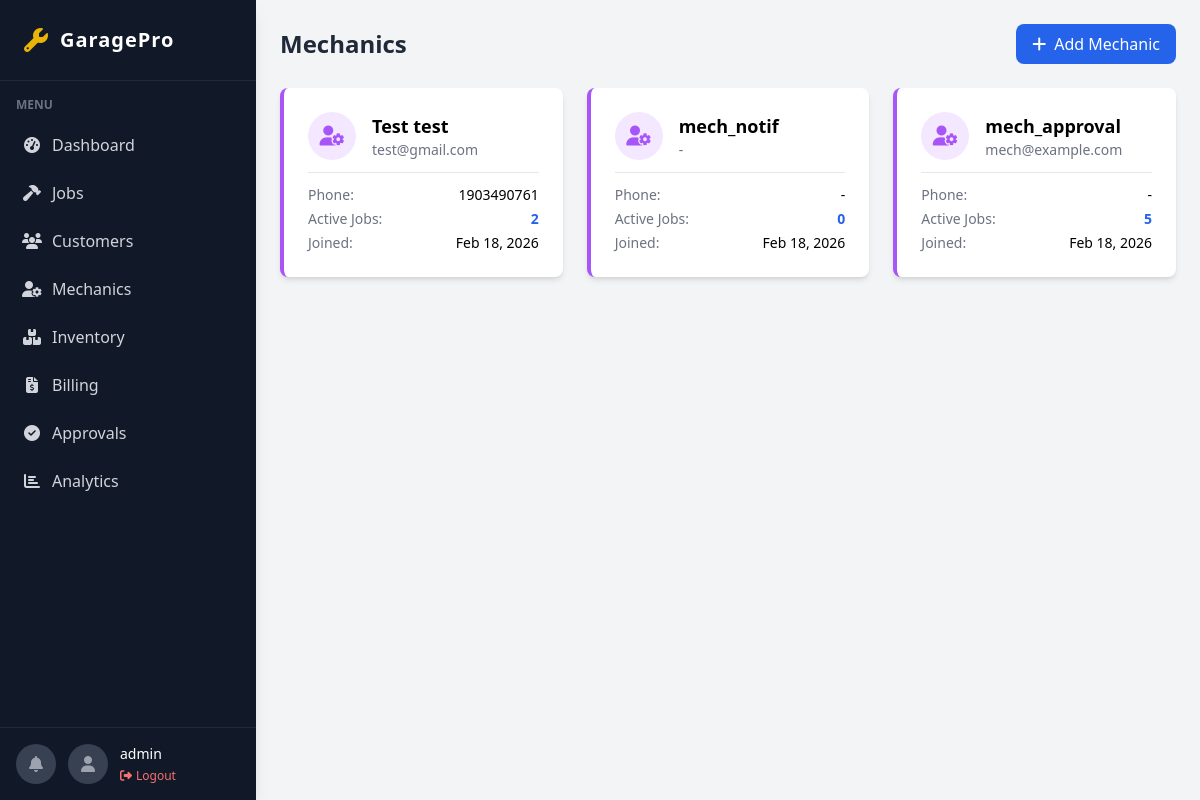
The app's page /admin-panel/mechanics/ (signed in) with its own data.
### accounts/models.py (models this page shows, shortened)
class User(AbstractUser, TimeStampedModel):
    ROLE_CHOICES = [
        ('ADMIN', 'Admin'),
        ('MANAGER', 'Manager'),
        ('MECHANIC', 'Mechanic'),
        ('CUSTOMER', 'Customer'),
    ]
    role = models.CharField(max_length=20, choices=ROLE_CHOICES)
    phone = models.CharField(max_length=20, blank=True)

### core/views.py (the view)
# urls.py: path('admin-panel/mechanics/', views.admin_mechanics_list, name='admin_mechanics_list'),
@admin_required
def admin_mechanics_list(request):
    mechanics = User.objects.filter(role='MECHANIC')
    for m in mechanics:
        m.active_jobs = ServiceJob.objects.filter(assigned_mechanic=m, status__in=['DIAGNOSING', 'IN_PROGRESS']).count()
    return render(request, 'admin_portal/mechanics_list.html', {'mechanics': mechanics})

### notifications/context_processors.py (called while the page is built)
def user_notifications(request):
    if request.user.is_authenticated:
        unread_count = request.user.notifications.filter(is_read=False).count()
        latest_notifications = request.user.notifications.all()[:5]
        return {
            'unread_notifications_count': unread_count,
            'latest_notifications': latest_notifications
        }
    return {}

### templates/admin_portal/mechanics_list.html (shortened to what this page needs)
{% extends 'base.html' %}
{% block content %}
<div class="mb-6 flex justify-between items-center">
    <h1 class="text-2xl font-bold text-gray-800">Mechanics</h1>
    <a href="{% url 'admin_mechanic_create' %}"
        class="bg-blue-600 text-white px-4 py-2 rounded-lg hover:bg-blue-700 transition"><i
            class="fas fa-plus mr-2"></i>Add Mechanic</a>
</div>
<div class="grid grid-cols-1 md:grid-cols-2 lg:grid-cols-3 gap-6">
    {% for m in mechanics %}
    <div class="bg-white rounded-lg shadow-md p-6 border-l-4 border-purple-500">
        <div class="flex items-center gap-4 mb-3">
            <div class="w-12 h-12 rounded-full bg-purple-100 flex items-center justify-center"><i
                    class="fas fa-user-cog text-purple-500 text-xl"></i></div>
            <div>
                <div class="font-bold text-lg">{{ m.get_full_name|default:m.username }}</div>
                <div class="text-gray-500 text-sm">{{ m.email|default:"-" }}</div>
            </div>
        </div>
        <div class="border-t pt-3 space-y-1 text-sm">
            <div class="flex justify-between"><span class="text-gray-500">Phone:</span> <span>{{ m.phone|default:"-" }}</span></div>
            <div class="flex justify-between"><span class="text-gray-500">Active Jobs:</span> <span
                    class="font-bold text-blue-600">{{ m.active_jobs }}</span></div>
            <div class="flex justify-between"><span class="text-gray-500">Joined:</span> <span>{{ m.date_joined|date:"M d, Y" }}</span></div>
        </div>
    </div>
    {% empty %}
    <div class="col-span-3 text-center py-12 text-gray-500">No mechanics found. <a
            href="{% url 'admin_mechanic_create' %}" class="text-blue-600 hover:underline">Add one</a>.</div>
    {% endfor %}
</div>
{% endblock %}

### templates/base.html (shortened to what this page needs)
<!DOCTYPE html>
<html lang="en">
<head>
    <script src="https://cdn.tailwindcss.com"></script>
    <link rel="stylesheet" href="https://cdnjs.cloudflare.com/ajax/libs/font-awesome/6.4.0/css/all.min.css">
</head>
<body class="bg-gray-100 font-sans leading-normal tracking-normal">
    <div class="flex h-screen overflow-hidden">
        <aside class="w-64 bg-gray-900 text-white hidden md:flex flex-col shadow-lg z-20">
            <div class="p-6 border-b border-gray-800">
                <a href="/" class="flex items-center gap-3">
                    <i class="fas fa-wrench text-yellow-500 text-2xl"></i>
                    <span class="text-xl font-bold tracking-wider">GaragePro</span>
                </a>
            </div>
            <nav class="flex-1 overflow-y-auto sidebar-scroll py-4">
                <div class="px-4 mb-2 text-xs text-gray-500 uppercase font-semibold">Menu</div>
                {% if user.role == 'ADMIN' or user.role == 'MANAGER' or user.is_superuser %}
                <a href="{% url 'admin_dashboard' %}"
                    class="flex items-center py-3 px-4 text-gray-300 hover:bg-gray-800 hover:text-white transition-colors duration-200 border-l-4 border-transparent hover:border-yellow-500">
                    <i class="fas fa-tachometer-alt w-6 text-center mr-2"></i> Dashboard
                </a>
                <a href="{% url 'admin_jobs_list' %}"
                    class="flex items-center py-3 px-4 text-gray-300 hover:bg-gray-800 hover:text-white transition-colors duration-200 border-l-4 border-transparent hover:border-yellow-500">
                    <i class="fas fa-hammer w-6 text-center mr-2"></i> Jobs
                </a>
                <a href="{% url 'admin_customers_list' %}"
                    class="flex items-center py-3 px-4 text-gray-300 hover:bg-gray-800 hover:text-white transition-colors duration-200 border-l-4 border-transparent hover:border-yellow-500">
                    <i class="fas fa-users w-6 text-center mr-2"></i> Customers
                </a>
                <a href="{% url 'admin_mechanics_list' %}"
                    class="flex items-center py-3 px-4 text-gray-300 hover:bg-gray-800 hover:text-white transition-colors duration-200 border-l-4 border-transparent hover:border-yellow-500">
                    <i class="fas fa-user-cog w-6 text-center mr-2"></i> Mechanics
                </a>
                <a href="{% url 'admin_inventory_list' %}"
                    class="flex items-center py-3 px-4 text-gray-300 hover:bg-gray-800 hover:text-white transition-colors duration-200 border-l-4 border-transparent hover:border-yellow-500">
                    <i class="fas fa-boxes w-6 text-center mr-2"></i> Inventory
                </a>
                <a href="{% url 'admin_billing_list' %}"
                    class="flex items-center py-3 px-4 text-gray-300 hover:bg-gray-800 hover:text-white transition-colors duration-200 border-l-4 border-transparent hover:border-yellow-500">
                    <i class="fas fa-file-invoice-dollar w-6 text-center mr-2"></i> Billing
                </a>
                <a href="{% url 'admin_approvals_list' %}"
                    class="flex items-center py-3 px-4 text-gray-300 hover:bg-gray-800 hover:text-white transition-colors duration-200 border-l-4 border-transparent hover:border-yellow-500">
                    <i class="fas fa-check-circle w-6 text-center mr-2"></i> Approvals
                </a>
                <a href="{% url 'admin_analytics' %}"
                    class="flex items-center py-3 px-4 text-gray-300 hover:bg-gray-800 hover:text-white transition-colors duration-200 border-l-4 border-transparent hover:border-yellow-500">
                    <i class="fas fa-chart-bar w-6 text-center mr-2"></i> Analytics
                </a>
                {% elif user.role == 'MECHANIC' %}
                <a href="{% url 'mechanic_jobs' %}"
                    class="flex items-center py-3 px-4 text-gray-300 hover:bg-gray-800 hover:text-white transition-colors duration-200 border-l-4 border-transparent hover:border-yellow-500">
                    <i class="fas fa-tasks w-6 text-center mr-2"></i> My Jobs
                </a>
                {% endif %}
            </nav>
            <div class="p-4 border-t border-gray-800">
                <div class="flex items-center gap-3">
                    <a href="{% url 'notification_list' %}"
                        class="relative w-10 h-10 rounded-full bg-gray-700 flex items-center justify-center hover:bg-gray-600 transition group p-0">
                        <i class="fas fa-bell text-gray-400 group-hover:text-white"></i>
                    </a>
                    <div class="w-10 h-10 rounded-full bg-gray-700 flex items-center justify-center">
                        <i class="fas fa-user text-gray-400"></i>
                    </div>
                    <div>
                        <div class="text-sm font-medium">{{ user.username|default:"User" }}</div>
                        <form method="post" action="{% url 'logout' %}" class="mt-1">
                            <button type="submit"
                                class="text-xs text-red-400 hover:text-red-300 flex items-center gap-1">
                                <i class="fas fa-sign-out-alt"></i> Logout
                            </button>
                        </form>
                    </div>
                </div>
            </div>
        </aside>
        <div class="flex-1 flex flex-col h-screen overflow-hidden">
            <main class="flex-1 overflow-x-hidden overflow-y-auto bg-gray-100 p-6">
                <div class="container mx-auto">
                    {% block content %}{% endblock %}
                </div>
            </main>
        </div>
    </div>
</body>
</html>

### records on screen
User: username "admin"
User: get_full_name "Test test", email "test@gmail.com", phone "1903490761", active_jobs "2", date_joined "Feb 18, 2026"
User: get_full_name "mech_notif", email "-", phone "-", active_jobs "0", date_joined "Feb 18, 2026"
User: get_full_name "mech_approval", email "mech@example.com", phone "-", active_jobs "5", date_joined "Feb 18, 2026"
